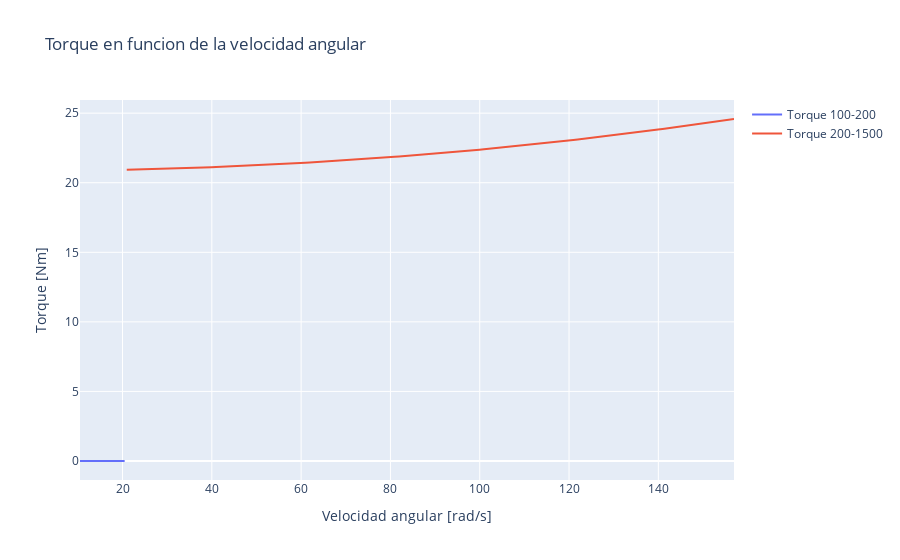

The notebook cell this image was saved under:
### Markdown cell above
# Datos 
$$\mu=0.8$$
$$mg_{zapata}=9.8[N]$$  $$m_{zapata}=\frac{9.8}{9.81}$$
![subtitle](DIAGRAMA.jpeg)
>Definimos el sistema de referecia inercial O y a su vez el sistema auxiliar radial transversal como se indica en la figura.


![subtitle](DCL.jpeg)

>Observamos las fuerzas que interactuan en los ejes radial y transversal. Y también sabemos que:
$$\vec{a}=corriolis+euler+centripeta+radial=2*\dot{r}*\dot{\theta}\vec{e_{\theta}}+r*\ddot{r}\vec{e_{\theta}}-r*\dot{\theta}^2\vec{e_{r}}+\ddot{r}\vec{e_{r}}$$
En este caso en particular $\dot{\theta}$ es cte por lo que tenemos $\ddot{\theta}=0$ y $\ddot{r}=0$
Luego tenemos: $$\sum \vec{F_{r}}=m*\vec{ar}$$ 
como: $\vec{ar}=\ddot{r}-r*\dot{\theta}^{2}*\vec{e_{r}}$ y $$\ddot{r}=0$$ 
entonces en el eje radial tenemos: $-T-N=m*(r*\dot{\theta}^2)$
En un primer instante sabemos que existe contacto por lo que la fuerza $\vec{N}$ existe pero es despreciable por lo que se considera casi nula. Y tenemos:
$$T_{o}=-m*r*\dot{\theta}^2$$
En un primer instante tenemos $r=0,3[m]$ y $\dot{\theta}=\frac{20*\pi}{3}$
$$T_{o}=\frac{9.8}{9.81}(0.3)\left(\frac{20*\pi}{3}\right)^2$$
$$\vec{T_{o}}=-131.4606 \vec{er} [N]$$
Despues tenemos:
$$N=m*r*\dot{\theta}^2-T_{o}$$
$$N=\frac{9.8}{9.81}*0.3*\dot{\theta}^2-131.4606$$
$$N=\frac{98}{327}*\dot{\theta}^2-131.4606$$

>Sabemos que la fricción es:
$$\vec{Fr}=\mu*\vec{N}=0.8*\vec{N}$$
$$Fr=0.8\left(\frac{98}{327}*\dot{\theta}^2-131.4606\right)$$
$$Fr=\frac{392}{635}*\dot{\theta}^2-105.1685$$
$$\vec{Fr}_{A/B}=-\left(\frac{392}{635}\dot{\theta}^2-105,1685\right) \vec{e\theta}$$
Sabemos que el torque se calcula con el producto cruz entre la posición y la fuerza, por lo tanto:
$$\sum\overrightarrow{\tau_o }=\overrightarrow{r}\times \overrightarrow{\mathscr{F} }$$

$$\sum\overrightarrow{\tau_o }=2(0.4)\overrightarrow{e_r}\times \left(\frac{392}{635}\dot{\theta}^{2} - 105,1685\right) \overrightarrow{\mathscr{e_\theta} })$$

$$\sum\overrightarrow{\tau_o }=2(0.4)\left(\frac{392}{635}\dot{\theta}^{2} - 105,1685\right)(\overrightarrow{e_r}\times  \overrightarrow{\mathscr{e_\theta} })$$

$$\sum\overrightarrow{\tau_o }=\left(\frac{1568}{3175}\dot{\theta}^{2} - 84,1348\right)(-\overrightarrow{k})$$

$$\sum\overrightarrow{\tau_o }=-\left(\frac{1568}{3175}\dot{\theta}^{2} - 84,1348\right)\overrightarrow{k} [Nm]$$

### Code cell
#datos
a = 1568/3175 
b = 84.1348-105.01
#análisis
thII=np.arange((20*np.pi)/3,50*np.pi,1) #creando lista numérica
vthII = np.array(np.deg2rad(thII)) #transformado a una matriz
vsII= ((a*(vthII**2))-b)

thI=np.arange((10*np.pi)/3,(20*np.pi)/3,1) #creando lista numérica
vthI = np.array(np.deg2rad(thI)) #transformado a una matriz
vsI= (((a*(vthI**2))-b))*0

#plot velocidades
fig=go.Figure()

fig.add_trace(go.Scatter(x=thI, y=vsI, 
                         mode='lines', 
                         name='Torque 100-200'))
fig.add_trace(go.Scatter(x=thII, y=vsII, 
                         mode='lines', 
                         name='Torque 200-1500'))
 
fig.update_layout(title='Torque en funcion de la velocidad angular',
                   xaxis_title='Velocidad angular [rad/s]',
                   yaxis_title='Torque [Nm]')
fig.show()

### Figure 1 — Plotly figure (JSON) as saved in the notebook; plotly's stock layout.template omitted (floating-point values rounded to 4 significant figures; data arrays with more than 128 entries replaced by an {"elided": "..."} marker saying what was removed)
{"data": [{"mode": "lines", "name": "Torque 100-200", "type": "scatter", "x": [10.47, 11.47, 12.47, 13.47, 14.47, 15.47, 16.47, 17.47, 18.47, 19.47, 20.47], "y": [0, 0, 0, 0, 0, 0, 0, 0, 0, 0, 0]}, {"mode": "lines", "name": "Torque 200-1500", "type": "scatter", "x": {"elided": "137 float values"}, "y": {"elided": "137 float values"}}], "layout": {"autosize": true, "title": {"text": "Torque en funcion de la velocidad angular"}, "xaxis": {"autorange": true, "range": [10.47, 156.9], "title": {"text": "Velocidad angular [rad/s]"}, "type": "linear"}, "yaxis": {"autorange": true, "range": [-1.366, 25.95], "title": {"text": "Torque [Nm]"}, "type": "linear"}}}
